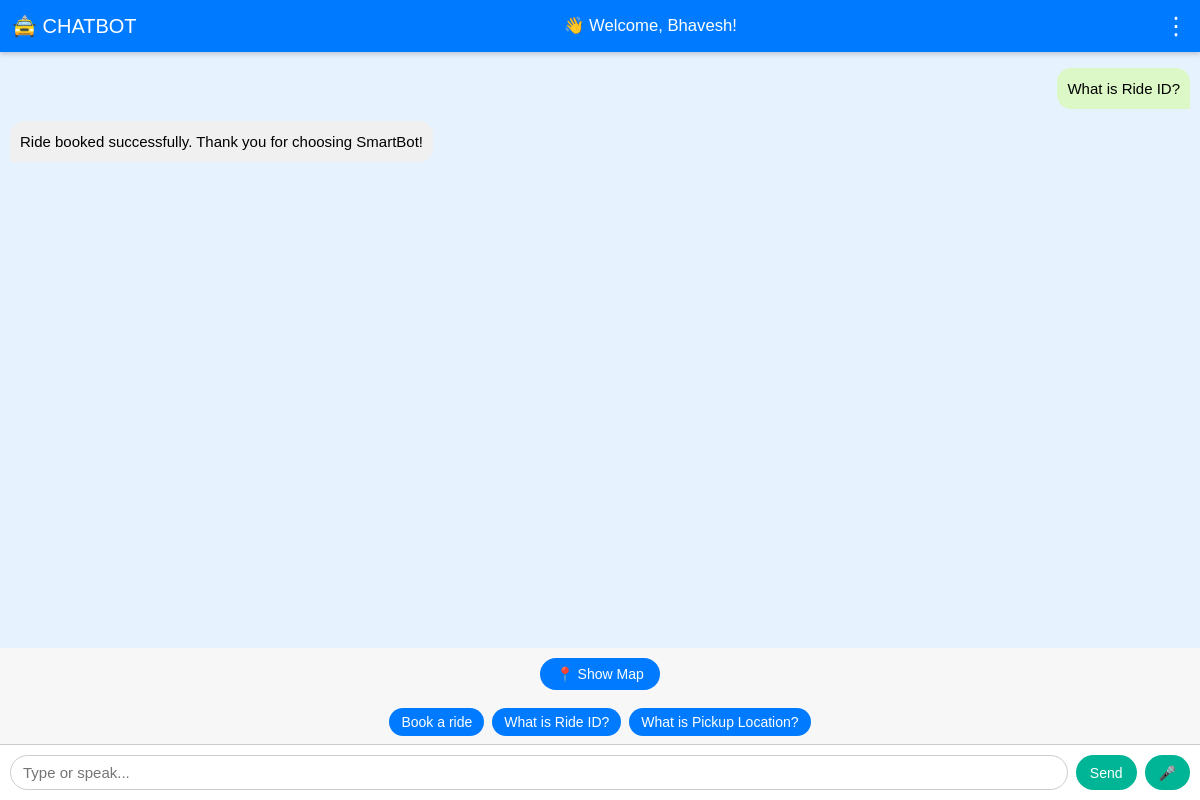
The page /chat (signed in) on the database its author committed.
### tables this page shows
CREATE TABLE chats (
    id INTEGER PRIMARY KEY AUTOINCREMENT,
    user_id INTEGER,
    message TEXT,
    sender TEXT CHECK(sender IN ('user', 'bot')),
    timestamp DATETIME DEFAULT CURRENT_TIMESTAMP,
    FOREIGN KEY(user_id) REFERENCES users(id)
);

### app.py (the view)
@app.route('/chat')
def index():
    if 'username' not in session:
        return redirect(url_for('login'))
    db = get_db()
    chats = db.execute(
        "SELECT message, sender FROM chats WHERE user_id = ? ORDER BY timestamp ASC",
        (session['user_id'],)
    ).fetchall()
    return render_template("index.html", username=session['username'], chats=chats)

### app.py (called while the page is built)
def get_db():
    conn = sqlite3.connect("chat.db")
    conn.row_factory = sqlite3.Row
    return conn

### Templates/index.html (shortened to what this page needs)
<!DOCTYPE html>
<html>
<head>
  <link rel="stylesheet" href="https://unpkg.com/leaflet@1.9.4/dist/leaflet.css" />
</head>
<body>
<div id="chat-header">
  <span>🚖 CHATBOT</span><small>👋 Welcome, {{ username }}!</small>
  <div class="menu-container">
    <button class="menu-btn" onclick="toggleMenu()">⋮</button>
  </div>
</div>
    <div id="chat-box">
      {% for chat in chats %}
        <div class="message {{ chat['sender'] }}">{{ chat['message'] }}</div>
      {% endfor %}
    </div>
    <button id="toggle-map-btn" onclick="toggleMap()">📍 Show Map</button>
    <div id="suggestions">
  <button onclick="sendSuggestion('Book a ride')">Book a ride</button>
  <button onclick="sendSuggestion('What is Ride ID?')">What is Ride ID?</button>
  <button onclick="sendSuggestion('What is Pickup Location?')">What is Pickup Location?</button>
</div>
    <div id="chat-input">
      <input type="text" id="user-input" placeholder="Type or speak..." />
      <button onclick="sendMessage()">Send</button>
      <button onclick="startListening()">🎤</button>
    </div>
</body>
</html>

### Templates/index.html (style rules this page uses)
* { margin: 0; padding: 0; box-sizing: border-box; }
body { font-family: Arial, sans-serif; background: #f7f7f7; height: 100vh; display: flex; flex-direction: column; }
#chat-header { background-color: #007bff; color: white; padding: 12px; font-size: 20px; display: flex; justify-content: space-between; align-items: center; position: sticky; top: 0; z-index: 999; box-shadow: 0 2px 5px rgba(0,0,0,0.2); }
.menu-container { position: relative; display: inline-block; }
.menu-btn { background: none; border: none; color: white; font-size: 24px; cursor: pointer; }
#chat-box { flex: 1; overflow-y: auto; padding: 10px; display: flex; flex-direction: column; background-color: #e7f2ff; }
.message { max-width: 80%; padding: 10px; margin: 6px 0; border-radius: 14px; font-size: 15px; line-height: 1.4; word-wrap: break-word; }
.user { align-self: flex-end; background-color: #dcf8c6; border-bottom-right-radius: 0; }
.bot { align-self: flex-start; background-color: #f1f0f0; border-bottom-left-radius: 0; }
#chat-input { display: flex; padding: 10px; background: #ffffff; border-top: 1px solid #ccc; }
#user-input { flex: 1; padding: 8px 12px; border-radius: 20px; border: 1px solid #ccc; font-size: 15px; outline: none; }
#chat-input button { margin-left: 8px; background-color: #00b496; color: white; border: none; padding: 8px 14px; border-radius: 20px; font-size: 14px; cursor: pointer; }
#toggle-map-btn { background-color: #007bff; color: white; border: none; padding: 8px 16px; border-radius: 20px; margin: 10px auto; display: block; font-size: 14px; cursor: pointer; }
#suggestions { display: flex; gap: 8px; padding: 8px; justify-content: center; }
#suggestions button { padding: 6px 12px; background: #007bff; color: white; border: none; border-radius: 20px; cursor: pointer; font-size: 14px; }

### rows shown on the page
chats: message "What is Ride ID?"
chats: message "Ride booked successfully. Thank you for choosing SmartBot!"

### other values the page prints
{{ username }} "Bhavesh"
